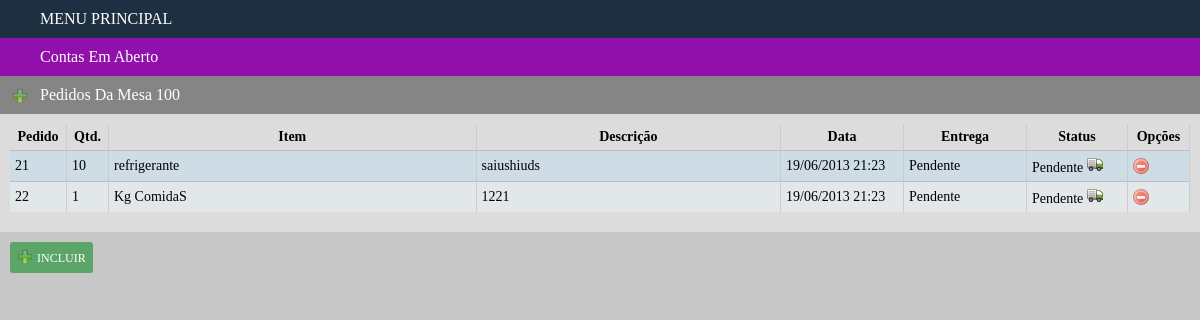
/consulta/pedidos.php?id_conta=11&mesa=100, run on the app's committed database.
### tables this page shows
CREATE TABLE IF NOT EXISTS `pedido` (
  `id_pedido` int(11) NOT NULL AUTO_INCREMENT,
  `data_pedido` datetime NOT NULL,
  `status_pedido` char(1) NOT NULL,
  `CONTA_id_conta` int(11) NOT NULL,
  `entrega_pedido` datetime DEFAULT NULL,
  `qtd` int(11) NOT NULL,
  `ITEM_id_item` int(11) NOT NULL,
  `descricao_pedido` varchar(100) DEFAULT NULL,
  PRIMARY KEY (`id_pedido`,`ITEM_id_item`),
  KEY `fk_PEDIDO_CONTA1_idx` (`CONTA_id_conta`),
  KEY `fk_PEDIDO_ITEM1_idx` (`ITEM_id_item`)
);

CREATE TABLE IF NOT EXISTS `item` (
  `id_item` int(11) NOT NULL AUTO_INCREMENT,
  `nome_item` varchar(45) DEFAULT NULL,
  `vlr_unitario` float DEFAULT NULL,
  PRIMARY KEY (`id_item`)
);

### consulta/pedidos.php (the view, shortened to what this page needs)
<?php
$id_conta	=	$_GET['id_conta'];
$nro_mesa	=	$_GET['mesa'];
$query			=	 mysql_query("Select id_pedido,data_pedido,status_pedido,entrega_pedido,qtd,nome_item,descricao_pedido from pedido INNER JOIN ITEM ON(pedido.ITEM_id_item=item.id_item) where CONTA_id_conta='$id_conta'");
$linhas	=	mysql_num_rows($query);
?>
<html>
	<?php include $_SERVER['DOCUMENT_ROOT'] . "/includes/head.php"; ?>
		<div id='menu' class="fe_menu_index">
			<ul>
				<?php include $_SERVER['DOCUMENT_ROOT'] . "/includes/titulo_menu_principal.php"; ?>
				<?php include $_SERVER['DOCUMENT_ROOT'] . "/includes/titulo_contas.php"; ?>
				<li><a style="background:rgb(133,133,133);" class="desabilitar_link" data-titulo="pedido" "><i class="incluir"></i>Pedidos da Mesa <?php echo $nro_mesa; ?></a></li>
		</div>
	<div class="area_de_tabelas">
	<?php
	if($linhas){ ?>
	<table border="0" cellpadding="0" cellspacing="0" width="100%">
	<thead>
		<tr>
			<th style="width: 46px;">Pedido</th>
			<th style="width: 31px;">Qtd.</th>
			<th>Item</th>
			<th>Descrição</th>
			<th style="width: 112px;">Data</th>
			<th style="width: 112px;">Entrega</th>
			<th style="width: 90px;">Status</th>
			<th style="width: 51px;">Opções</th>
		</tr>
	</thead>
<?php
while($dados 	= 	 mysql_fetch_array($query))
{
	$id_pedido				=	$dados['id_pedido'];
	$nome_item				=	$dados['nome_item'];
	$data_pedido			=	$dados['data_pedido'];
	$descricao	     		=	$dados['descricao_pedido'];
	$status					=	$dados['status_pedido'];
	$entrega_pedido			=	$dados['entrega_pedido'];
	$qtd					=	$dados['qtd'];
	$data_pedido			=	date("d/m/Y H:i", strtotime($data_pedido));
	$entrega_pedido			=	date("d/m/Y H:i", strtotime($entrega_pedido));
	if($status == 'P'){
		$entrega_pedido	 =	"Pendente";
		$status			 =	'Pendente';
	}else{
		$status			 =	'Entregue';
	}
	echo "
		<tr>
			<td>$id_pedido</td>
			<td>$qtd</td>
			<td>$nome_item</td>
			<td>$descricao</td>
			<td>$data_pedido</td>
			<td>$entrega_pedido</td>
			<td>$status "; if ($status=='Pendente'){echo "<a href='../alteracao/alt_pos_pedido.php?id_pedido=$id_pedido&mesa=$nro_mesa&conta=$id_conta'><i class='entrega'></i></a>";} echo" </td>
			<td>
			<a href='../exclusao/del_pedido.php?id_pedido=$id_pedido&id_conta=$id_conta&mesa=$nro_mesa'><i class='excluir'></i></a></td>
		</tr>";
}
?>
	</table>
	<?php }else{
		echo "<p class='sem_registros'>NÃO HÁ NENHUM PEDIDO PARA ESSA CONTA</p>";
	}?>
	</div>
	<?php $href = "/cadastro/cad_pedido.php?id_conta=$id_conta"; include $_SERVER['DOCUMENT_ROOT'] . "/includes/bt_incluir.php"; ?>
</html>

### _assets/css/style.css (style rules this page uses)
.fe_menu_index { background: rgb(60, 60, 60); color: white; }
.fe_menu_index ul { background: ;list-style: none;margin: 0;padding: 0; }
.fe_menu_index ul li { background: ; }
.fe_menu_index ul li a { background: ;padding:10px;display: block;color: white; text-decoration: none; text-transform: capitalize; }
.fe_menu_index ul li a i { display: block; margin-right:10px; width: 20px; height: 20px; float:left; }
i.excluir { background: url("/_assets/img/icons/excluir.png") center no-repeat; display: block;width: 16px;height: 16px;margin-right: 8px; }
i.incluir { background: url("/_assets/img/icons/incluir.png") center no-repeat; display: inline-block ; width: 16px;height: 16px;margin-bottom: -3px;margin-right: 4; }
i.entrega { background: url("/_assets/img/icons/entrega.png") center no-repeat; display: inline-block ; width: 16px;height: 16px;margin-right: 4; }
.area_de_tabelas { background: rgb(220, 220, 220);color: black ; padding:10px; padding-bottom:20px; }
table { width: 100%; font-size:14px; color: black; }
table thead tr th { padding:10px; }
table thead tr th, table tr td { border-right:1px solid rgb(204, 204, 204);padding: 5px; }
table tbody tr td { border-top:1px solid rgb(190, 190, 190); }
tbody tr:nth-child(even) { background-color: rgb(226, 232, 233); }
tbody tr:nth-child(odd) { background-color: rgb(206, 220, 230); }
td a { display: inline-block; }

### data on the page
pedido: id_pedido "21", qtd "10", ITEM_id_item.nome_item "refrigerante", descricao_pedido "saiushiuds", data_pedido "19/06/2013 21:23", status_pedido "Pendente"
pedido: id_pedido "22", qtd "1", ITEM_id_item.nome_item "Kg ComidaS", descricao_pedido "1221", data_pedido "19/06/2013 21:23", status_pedido "Pendente"

### other printed values
$nro_mesa "100"
